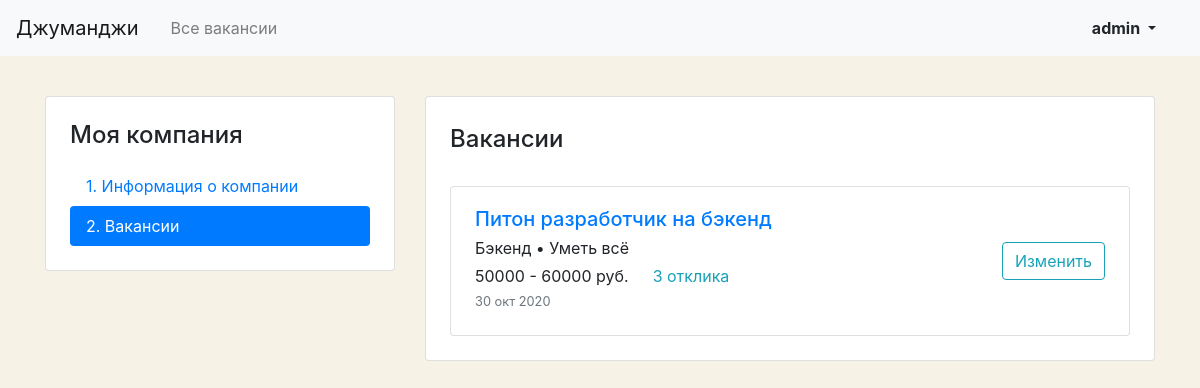
The app's page /mycompany/vacancies (signed in) with its own data.
### vacancies/models.py (models this page shows, shortened)
class Vacancy(models.Model):
    title = models.CharField(max_length=100)
    specialty = models.ForeignKey(Specialty, on_delete=models.CASCADE, related_name='vacancies')
    company = models.ForeignKey(Company, on_delete=models.CASCADE, related_name='vacancies')
    skills = models.CharField(max_length=100, blank=True)
    description = models.TextField(max_length=200, blank=True)
    salary_min = models.DecimalField(decimal_places=2, max_digits=15, blank=True)
    salary_max = models.DecimalField(decimal_places=2, max_digits=15, blank=True)
    published_at = models.DateField(auto_now=True)

class Specialty(models.Model):
    FRONTEND = 'frontend'
    BACKEND = 'backend'
    GAMEDEV = 'gamedev'
    DEVOPS = 'devops'
    DESIGN = 'design'
    PRODUCTS = 'products'
    MANAGEMENT = 'management'
    TESTING = 'testing'
    CHOICES = [
        (None, '--- Выберите специализацию ---'),
        (FRONTEND, 'Фронтенд разработка'),
        (BACKEND, 'Бэкенд разработка'),
        (GAMEDEV, 'Разработка игр'),
        (DEVOPS, 'Девопс'),
        (DESIGN, 'Дизайн'),
        (PRODUCTS, 'Продукты'),
        (MANAGEMENT, 'Менеджмент'),
        (TESTING, 'Тестирование'),
    ]
    code = models.SlugField(unique=True)
    title = models.CharField(max_length=100)
    picture = models.ImageField(upload_to=MEDIA_SPECIALITY_IMAGE_DIR)

### vacancies/views.py (the view)
# urls.py: path('mycompany/vacancies', views.UserCompanyVacanciesView.as_view(), name='user_company_vacancies'),
class UserCompanyVacanciesView(TemplateView):
    template_name = 'vacancies/vacancy-list.html'
    def get_context_data(self, **kwargs):
        context = super(UserCompanyVacanciesView, self).get_context_data(**kwargs)
        user = self.request.user
        if user.is_anonymous:
            return redirect(reverse('login'))
        company = Company.objects.filter(owner=user).first()
        vacancies_with_number_of_responses = \
            Vacancy.objects.filter(company=company).annotate(number_of_responses=Count('applications'))
        context['company'] = company
        context['vacancies'] = vacancies_with_number_of_responses
        context['title_left'] = 'Моя компания | Вакансии'
        return context

### vacancies/context_processors.py (called while the page is built)
def common_data(request):
    return {
        "title": "Джуманджи",
    }

### vacancies/templatetags/my_extras.py (called while the page is built)
@register.simple_tag
def word_by_number(number, s1, s2, s3, show_number=True):
    s = s3
    remainder = number % 100
    if remainder not in range(5, 20):
        remainder %= 10
        if remainder in (2, 3, 4):
            s = s2
        elif remainder == 1:
            s = s1
    if show_number:
        s = str(number) + " " + s
    return s

@register.simple_tag
def response_by_number(number, show_number=True, ):
    return word_by_number(number, 'отклик', 'отклика', 'откликов', show_number)

### vacancies/templates/vacancies/vacancy-list.html
{% extends "vacancies/base_mycompany.html" %}
{% load my_extras %}
{% block mycompany_navbar %}
  {% if vacancies %}
    {% include 'vacancies/mycompany_navbar.html' %}
  {% endif %}
{% endblock %}
{% block mycompany_card %}
  <h2 class="h4 pt-2 pb-3">Вакансии</h2>
  {% if not company %}
    <div class="alert alert-warning" role="alert">
      Сначала <a href="{% url 'user_company_create' %}" class="alert-link">необходимо создать</a> свою компанию!
    </div>
  {% elif not vacancies %}
    <div class="alert alert-info" role="alert">
      У вас пока нет вакансий, но вы можете <a href="{% url 'user_company_vacancy_create' %}" class="alert-link">создать первую</a>!
    </div>
  {% else %}
    {% for vacancy in vacancies %}
      <div class="card mt-3">
        <div class="card-body px-4">
          <div class="row align-items-center">
            <div class="col-6 col-lg-8">
              <a href="{% url 'vacancy_info' vacancy.id %}" class="mb-1 h5">{{ vacancy.title }}</a>
              <p class="my-1">{{ vacancy.specialty.title }}{% if vacancy.skills %} • {{ vacancy.skills }}{% endif %}</p>
              <div class="my-1">
                <span class="mr-4">{{ vacancy.salary_min|floatformat }} -  {{ vacancy.salary_max|floatformat }} руб.</span><a href="#" class="text-info">{% response_by_number vacancy.number_of_responses %}</a>
                <div class="text-muted pt-1 small">{{ vacancy.published_at|date:"d b Y" }}</div>
              </div>
            </div>
            <div class="col-6 col-lg-4 text-right">
              <a href="{% url 'user_company_vacancy_edit' vacancy.id %}" class="btn btn-outline-info">Изменить</a>
            </div>
          </div>
        </div>
      </div>
    {% endfor %}
  {% endif %}
{% endblock mycompany_card %}

### vacancies/templates/vacancies/base.html (shortened to what this page needs)
<!DOCTYPE html>
<html lang="ru">
<head>
  <link rel="stylesheet" href="https://stackpath.bootstrapcdn.com/bootstrap/4.3.1/css/bootstrap.min.css">
</head>
<body>
  <header class="container mt-3">
    <nav class="navbar navbar-expand-lg navbar-light bg-light fixed-top">
      <a class="navbar-brand mr-4" href="{% url 'main' %}">{{ title }}</a>
      <div class="collapse navbar-collapse justify-content-between" id="navbarNav">
        <ul class="navbar-nav col-10">
          <li class="nav-item">
            <a class="nav-link" href="{% url 'all_vacancies' %}">Все вакансии</a>
          </li>
        </ul>
        <ul class="navbar-nav col-2 justify-content-end">
          <li class="nav-item active">
            {% if user.is_authenticated %}
            <div class="btn-group">
              <button type="button" class="btn dropdown-toggle font-weight-bold" data-toggle="dropdown" aria-haspopup="true" aria-expanded="false">
                {{ user.get_full_name|default:user.username }}
              </button>
            </div>
            {% else %}
            <a href="{% url 'login' %}" class="nav-link font-weight-bold">Вход</a>
            {% endif %}
          </li>
        </ul>
      </div>
    </nav>
  </header>
  {% block content %}{% endblock %}
</body>
</html>

### vacancies/templates/vacancies/base.html (style rules this page uses)
body { background-color: #F6F2E6; }

### records on screen
Vacancy: title "Питон разработчик на бэкенд", specialty "Бэкенд", skills "Уметь всё", salary_min "50000", salary_max "60000", number_of_responses "3 отклика", published_at "30 окт 2020"

### other values on screen
{{ title }} "Джуманджи"
{{ user.get_full_name|default:user.username }} "admin"
